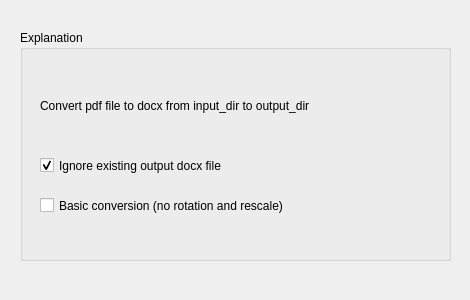
<?xml version="1.0" encoding="UTF-8"?>
<ui version="4.0">
 <class>Form</class>
 <widget class="QWidget" name="Form">
  <property name="geometry">
   <rect>
    <x>0</x>
    <y>0</y>
    <width>470</width>
    <height>300</height>
   </rect>
  </property>
  <property name="windowTitle">
   <string>Form</string>
  </property>
  <widget class="QGroupBox" name="groupBox">
   <property name="geometry">
    <rect>
     <x>20</x>
     <y>30</y>
     <width>431</width>
     <height>231</height>
    </rect>
   </property>
   <property name="title">
    <string>Explanation</string>
   </property>
   <widget class="QLabel" name="Description">
    <property name="geometry">
     <rect>
      <x>20</x>
      <y>60</y>
      <width>431</width>
      <height>31</height>
     </rect>
    </property>
    <property name="text">
     <string>Convert pdf file to docx from input_dir to output_dir</string>
    </property>
    <property name="textFormat">
     <enum>Qt::AutoText</enum>
    </property>
    <property name="alignment">
     <set>Qt::AlignLeading|Qt::AlignLeft|Qt::AlignVCenter</set>
    </property>
    <property name="wordWrap">
     <bool>true</bool>
    </property>
   </widget>
   <widget class="QCheckBox" name="checkBox">
    <property name="geometry">
     <rect>
      <x>20</x>
      <y>120</y>
      <width>231</width>
      <height>31</height>
     </rect>
    </property>
    <property name="text">
     <string>Ignore existing output docx file</string>
    </property>
    <property name="checked">
     <bool>true</bool>
    </property>
   </widget>
   <widget class="QCheckBox" name="checkBox_2">
    <property name="geometry">
     <rect>
      <x>20</x>
      <y>160</y>
      <width>391</width>
      <height>31</height>
     </rect>
    </property>
    <property name="text">
     <string>Basic conversion (no rotation and rescale)</string>
    </property>
    <property name="checked">
     <bool>false</bool>
    </property>
   </widget>
  </widget>
 </widget>
 <resources/>
 <connections/>
</ui>
